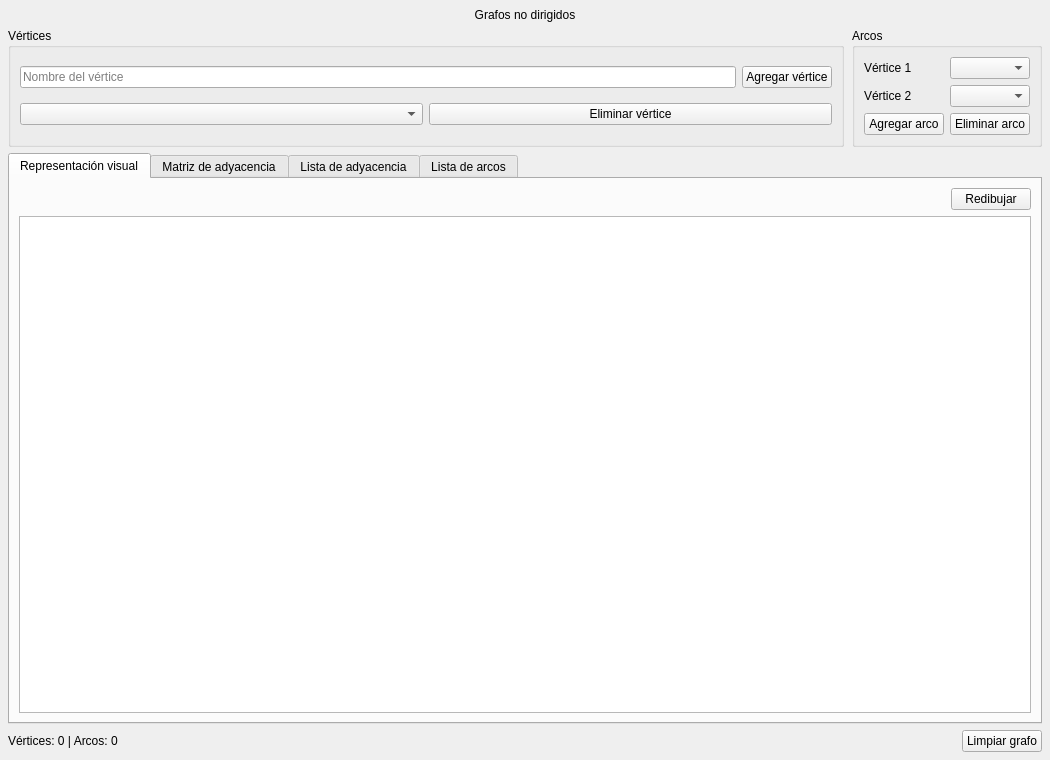
<?xml version="1.0" encoding="UTF-8"?>
<ui version="4.0">
 <class>GraphWindow</class>
 <widget class="QWidget" name="GraphWindow">
  <property name="geometry">
   <rect>
    <x>0</x>
    <y>0</y>
    <width>1050</width>
    <height>760</height>
   </rect>
  </property>
  <property name="windowTitle">
   <string>Grafos no dirigidos</string>
  </property>
  <layout class="QVBoxLayout" name="verticalLayoutMain">
   <property name="spacing">
    <number>6</number>
   </property>
   <property name="leftMargin">
    <number>8</number>
   </property>
   <property name="topMargin">
    <number>8</number>
   </property>
   <property name="rightMargin">
    <number>8</number>
   </property>
   <property name="bottomMargin">
    <number>8</number>
   </property>
   <item>
    <widget class="QLabel" name="lblTitle">
     <property name="text">
      <string>Grafos no dirigidos</string>
     </property>
     <property name="alignment">
      <set>Qt::AlignCenter</set>
     </property>
    </widget>
   </item>
   <item>
    <layout class="QHBoxLayout" name="horizontalLayoutTop">
     <property name="spacing">
      <number>8</number>
     </property>
     <item>
      <widget class="QGroupBox" name="groupVertices">
       <property name="title">
        <string>Vértices</string>
       </property>
       <layout class="QVBoxLayout" name="verticalLayoutVertices">
        <item>
         <layout class="QHBoxLayout" name="horizontalLayoutAddVertex">
          <item>
           <widget class="QLineEdit" name="txtVertex">
            <property name="placeholderText">
             <string>Nombre del vértice</string>
            </property>
           </widget>
          </item>
          <item>
           <widget class="QPushButton" name="btnAddVertex">
            <property name="text">
             <string>Agregar vértice</string>
            </property>
           </widget>
          </item>
         </layout>
        </item>
        <item>
         <layout class="QHBoxLayout" name="horizontalLayoutDeleteVertex">
          <item>
           <widget class="QComboBox" name="cmbVertex"/>
          </item>
          <item>
           <widget class="QPushButton" name="btnDeleteVertex">
            <property name="text">
             <string>Eliminar vértice</string>
            </property>
           </widget>
          </item>
         </layout>
        </item>
       </layout>
      </widget>
     </item>
     <item>
      <widget class="QGroupBox" name="groupEdges">
       <property name="title">
        <string>Arcos</string>
       </property>
       <layout class="QGridLayout" name="gridLayoutEdges">
        <item row="0" column="0">
         <widget class="QLabel" name="lblOrigin">
          <property name="text">
           <string>Vértice 1</string>
          </property>
         </widget>
        </item>
        <item row="0" column="1">
         <widget class="QComboBox" name="cmbOrigin"/>
        </item>
        <item row="1" column="0">
         <widget class="QLabel" name="lblDestination">
          <property name="text">
           <string>Vértice 2</string>
          </property>
         </widget>
        </item>
        <item row="1" column="1">
         <widget class="QComboBox" name="cmbDestination"/>
        </item>
        <item row="2" column="0">
         <widget class="QPushButton" name="btnAddEdge">
          <property name="text">
           <string>Agregar arco</string>
          </property>
         </widget>
        </item>
        <item row="2" column="1">
         <widget class="QPushButton" name="btnDeleteEdge">
          <property name="text">
           <string>Eliminar arco</string>
          </property>
         </widget>
        </item>
       </layout>
      </widget>
     </item>
    </layout>
   </item>
   <item>
    <widget class="QTabWidget" name="tabMainGraph">
     <property name="currentIndex">
      <number>0</number>
     </property>
     <widget class="QWidget" name="tabVisual">
      <attribute name="title">
       <string>Representación visual</string>
      </attribute>
      <layout class="QVBoxLayout" name="verticalLayoutVisualTab">
       <item>
        <layout class="QHBoxLayout" name="horizontalLayoutRedraw">
         <item>
          <spacer name="horizontalSpacerRedraw">
           <property name="orientation">
            <enum>Qt::Horizontal</enum>
           </property>
           <property name="sizeHint" stdset="0">
            <size>
             <width>40</width>
             <height>20</height>
            </size>
           </property>
          </spacer>
         </item>
         <item>
          <widget class="QPushButton" name="btnRedrawGraph">
           <property name="text">
            <string>Redibujar</string>
           </property>
          </widget>
         </item>
        </layout>
       </item>
       <item>
        <widget class="QGraphicsView" name="graphicsViewGraph"/>
       </item>
      </layout>
     </widget>
     <widget class="QWidget" name="tabMatrix">
      <attribute name="title">
       <string>Matriz de adyacencia</string>
      </attribute>
      <layout class="QVBoxLayout" name="verticalLayoutMatrixTab">
       <item>
        <widget class="QTableWidget" name="tblAdjacencyMatrix"/>
       </item>
      </layout>
     </widget>
     <widget class="QWidget" name="tabAdjacencyList">
      <attribute name="title">
       <string>Lista de adyacencia</string>
      </attribute>
      <layout class="QVBoxLayout" name="verticalLayoutAdjacencyListTab">
       <item>
        <widget class="QPlainTextEdit" name="txtAdjacencyList"/>
       </item>
      </layout>
     </widget>
     <widget class="QWidget" name="tabEdges">
      <attribute name="title">
       <string>Lista de arcos</string>
      </attribute>
      <layout class="QVBoxLayout" name="verticalLayoutEdgesTab">
       <item>
        <widget class="QTableWidget" name="tblEdges">
         <property name="columnCount">
          <number>2</number>
         </property>
         <column>
          <property name="text">
           <string>Vértice 1</string>
          </property>
         </column>
         <column>
          <property name="text">
           <string>Vértice 2</string>
          </property>
         </column>
        </widget>
       </item>
      </layout>
     </widget>
    </widget>
   </item>
   <item>
    <layout class="QHBoxLayout" name="horizontalLayoutBottom">
     <item>
      <widget class="QLabel" name="lblGraphStatus">
       <property name="text">
        <string>Vértices: 0 | Arcos: 0</string>
       </property>
      </widget>
     </item>
     <item>
      <spacer name="horizontalSpacerBottom">
       <property name="orientation">
        <enum>Qt::Horizontal</enum>
       </property>
       <property name="sizeHint" stdset="0">
        <size>
         <width>40</width>
         <height>20</height>
        </size>
       </property>
      </spacer>
     </item>
     <item>
      <widget class="QPushButton" name="btnClearGraph">
       <property name="text">
        <string>Limpiar grafo</string>
       </property>
      </widget>
     </item>
    </layout>
   </item>
  </layout>
 </widget>
 <resources/>
 <connections/>
</ui>
